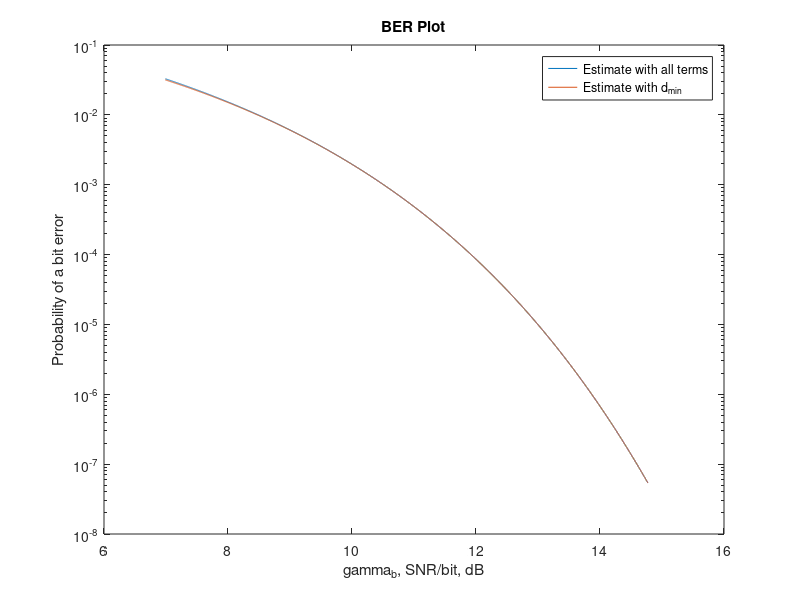

This figure's MATLAB source: (Note: this script raises an error after producing the figure.)
clear; close all; clc

%% ECE300 Assignment 5
% Alexa Jakob
% November 25, 2020

%% Question 1: Graphing Perr

gammas = linspace(5, 30, 10000);

mults = [20 12 8 8 4 4];
bk = [1 2 4 5 9 10];

% Calculate more accurate error probability
Perr_better = zeros(size(gammas));
for i=1:6
    element = 1/8 * mults(i) * qfunc(sqrt(bk(i)*gammas));
    Perr_better = Perr_better + element;
end

% Calculate less accurate error probability using min distance
Perr_est = 1/8 * 20 * qfunc(sqrt(gammas));

% plot both
gammas = 10*log10(gammas);
figure
semilogy(gammas, Perr_better);
hold on
semilogy(gammas, Perr_est);
title("BER Plot")
xlabel("\gamma_b, SNR/bit, dB")
ylabel("Probability of a bit error")
legend("Estimate with all terms", "Estimate with d_{min}", "location", "best")

%% Question 5: Simulating a Digital Communications System

% design filter
beta = 0.2; % rolloff factor
span = 4; % number of symbols
sps = 8; % samples per symbol
Rb = 1e6; % bits per second

a = rcosdesign(beta, span, sps);

% find impulse response
[p,t] = impz(a);

% g
q = conj(p(size(a,2)-t));
g = conv(q,p);
leng = size(g,1);
x = 1:leng; % support of g for graphing

% plot impulse response
figure
stem(t,p)
title("Impulse reponse")
xlabel("t")
ylabel("Amplitude")
xlim([0 size(t,1)])

% plot g
figure
stem(x,g)
title("g(t)")
xlabel("t")
ylabel("Amplitude")
xlim([0 leng])

% find peak of g
n0 = find(g==1);

% calculate worst case ISI
i = n0:8:leng;
i = i(2:end); % remove value @ n0
j = n0:-8:1;
j = j(2:end); % remove value @ n0
j = flip(j,2);
i = [j i]; % indices of ISI values
worstISI = sqrt(2)*sum(abs(g(i)));

sigpwr = 2; % QPSK: symbols all have mod sqrt(2)
SIR = 10*log10(sigpwr/worstISI^2);


% c: spectrum of g
W = (1+beta)* 1/2 * 1/2 * Rb;
Gf = fft(g,W);
magGf = abs(Gf);
f = 1/2 * Rb *(0:(W/2))/W;

% plot spectrum
figure
plot(f,magGf(1:W/2+1))
title("One sided spectrum of g")
xlabel("Frequency (Hz)")
ylabel("Amplitude")


%% d: simulation
% test with 1 + j
numbits = 1e6;
samplebits = [1, 1, zeros(1,numbits-2)];
[exBER, exmsdiff, exQPSK] = simulateQPSK(numbits, inf, samplebits, sps,p,q);

% test with various SNRs
reps = 10;
berinf = zeros(1,reps);
berminus5 = zeros(1,reps);
ber5 = zeros(1,reps);
ber10 = zeros(1,reps);

msinf = zeros(1,reps);
msminus5 = zeros(1,reps);
ms5 = zeros(1,reps);
ms10 = zeros(1,reps);

for i=1:reps
    bits = randi(2,[1 numbits])-1; % generate random independent bits
    
    [berinf(i), msinf(i)] = simulateQPSK(numbits,inf,bits,sps,p,q);
    [berminus5(i), msminus5(i)] = simulateQPSK(numbits,-5,bits,sps,p,q);
    [ber5(i), ms5(i)] = simulateQPSK(numbits,5,bits,sps,p,q);
    [ber10(i), ms10(i)] = simulateQPSK(numbits,10,bits,sps,p,q);    
end

% calculate means of BER
berinf_mean = sum(berinf)/reps;
berminus5_mean = sum(berminus5)/reps;
ber5_mean = sum(ber5)/reps;
ber10_mean = sum(ber10)/reps;
% BER values are in accordance with BER vs SNR curves given in the notes

% calculate means of mean squared diff
msinf_mean = sum(msinf)/reps;
msminus5_mean = sum(msminus5)/reps;
ms5_mean = sum(ms5)/reps;
ms10_mean = sum(ms10)/reps;

% calculate variances of BER
berinf_var = var(berinf);
berminus5_var = var(berminus5);
ber5_var = var(ber5);
ber10_var = var(ber10);

% calculate variances of mean squared diff
msinf_var = var(msinf);
msminus5_var = var(msminus5);
ms5_var = var(ms5);
ms10_var = var(ms10);

% collect results in a table
SNRvalues = [inf; -5; 5; 10];
MeanBER = [berinf_mean; berminus5_mean; ber5_mean; ber10_mean];
MeanMSDiff = [msinf_mean; msminus5_mean; ms5_mean; ms10_mean];
VarianceBER = [berinf_var; berminus5_var; ber5_var; ber10_var];
VarianceMSDiff = [msinf_var; msminus5_var; ms5_var; ms10_var];
T = table(SNRvalues, MeanBER, MeanMSDiff, VarianceBER, VarianceMSDiff)
% unsurprisingly, means & variances of BER and MSDiff decrease as SNR increases
% and the system becomes more precise

%% Function

function [BER, msdiff, QPSK] = simulateQPSK(numbits, gamma, bits, sps, p, q)
    % send signal
    odd = 1:2:size(bits,2);
    even = odd + 1;
    QPSK = 2*bits(odd)-1 + 2j * bits(even) - 1j; % generate QPSK
    
    % upsample 
    a_tilde = padarray(QPSK.',[0 sps-1],0,'post');
    a_tilde = reshape(a_tilde.', [1, numbits/2 * sps]);
    
    transmit = conv(p,a_tilde);
    
    % received symbol stream
    received = conv(transmit,q); % pass through matched filter
    
    % add noise
    noisepwr = 2*10^(-gamma/10);
    noise = sqrt(noisepwr)*(randn(1,size(received,2))+1j*randn(1,size(received,2))); % transform into standard normal
    received = received + noise;
    
    % downsample
    lenp = length(p);
    downsampleindex = lenp:8:(length(received)-lenp+1);
    sampled = received(1,downsampleindex);
    
    % decode
    decode_odd = double(real(sampled) > 0);
    decode_even = double(imag(sampled) > 0);
    decoded = reshape([decode_odd; decode_even], [1, numbits]);
    
    % compute BER
    BER = sum(abs(bits-decoded))/numbits;
    
    % compute mean square difference
    msdiff = sum(abs(QPSK-sampled).^2)/numbits;
end
